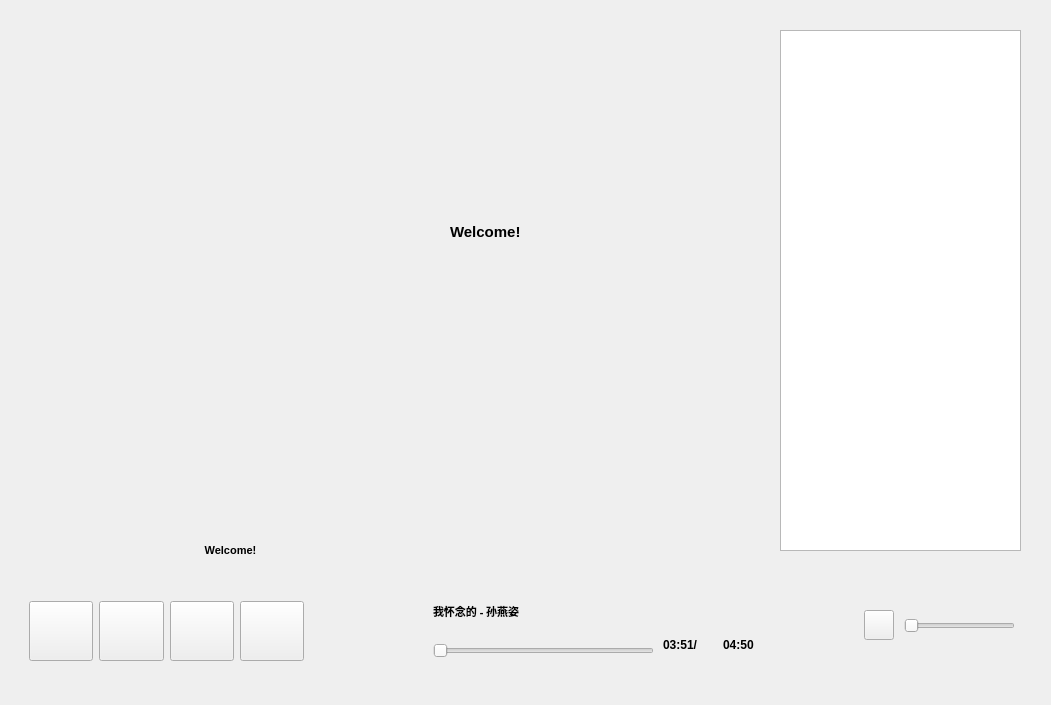
<?xml version="1.0" encoding="UTF-8"?>
<ui version="4.0">
 <class>Widget</class>
 <widget class="QWidget" name="Widget">
  <property name="geometry">
   <rect>
    <x>0</x>
    <y>0</y>
    <width>1051</width>
    <height>705</height>
   </rect>
  </property>
  <property name="windowTitle">
   <string>Widget</string>
  </property>
  <widget class="QLabel" name="currentLyric">
   <property name="geometry">
    <rect>
     <x>20</x>
     <y>530</y>
     <width>421</width>
     <height>41</height>
    </rect>
   </property>
   <property name="font">
    <font>
     <pointsize>8</pointsize>
     <weight>75</weight>
     <bold>true</bold>
    </font>
   </property>
   <property name="text">
    <string>Welcome!</string>
   </property>
   <property name="alignment">
    <set>Qt::AlignCenter</set>
   </property>
  </widget>
  <widget class="QWidget" name="layoutWidget">
   <property name="geometry">
    <rect>
     <x>20</x>
     <y>580</y>
     <width>1015</width>
     <height>103</height>
    </rect>
   </property>
   <layout class="QHBoxLayout" name="horizontalLayout_3">
    <item>
     <widget class="QWidget" name="widget" native="true">
      <property name="minimumSize">
       <size>
        <width>293</width>
        <height>86</height>
       </size>
      </property>
      <layout class="QHBoxLayout" name="horizontalLayout">
       <item>
        <widget class="QPushButton" name="prevBtn">
         <property name="minimumSize">
          <size>
           <width>60</width>
           <height>60</height>
          </size>
         </property>
         <property name="text">
          <string/>
         </property>
        </widget>
       </item>
       <item>
        <widget class="QPushButton" name="playerBtn">
         <property name="minimumSize">
          <size>
           <width>60</width>
           <height>60</height>
          </size>
         </property>
         <property name="text">
          <string/>
         </property>
        </widget>
       </item>
       <item>
        <widget class="QPushButton" name="nextBtn">
         <property name="minimumSize">
          <size>
           <width>60</width>
           <height>60</height>
          </size>
         </property>
         <property name="text">
          <string/>
         </property>
        </widget>
       </item>
       <item>
        <widget class="QPushButton" name="modeBtn">
         <property name="minimumSize">
          <size>
           <width>60</width>
           <height>60</height>
          </size>
         </property>
         <property name="text">
          <string/>
         </property>
        </widget>
       </item>
      </layout>
     </widget>
    </item>
    <item>
     <spacer name="horizontalSpacer_2">
      <property name="minimumSize">
       <size>
        <width>21</width>
        <height>23</height>
       </size>
      </property>
      <property name="orientation">
       <enum>Qt::Horizontal</enum>
      </property>
      <property name="sizeHint" stdset="0">
       <size>
        <width>18</width>
        <height>20</height>
       </size>
      </property>
     </spacer>
    </item>
    <item>
     <widget class="QWidget" name="widget_2" native="true">
      <property name="minimumSize">
       <size>
        <width>461</width>
        <height>101</height>
       </size>
      </property>
      <widget class="QLabel" name="albumPic">
       <property name="geometry">
        <rect>
         <x>10</x>
         <y>20</y>
         <width>60</width>
         <height>60</height>
        </rect>
       </property>
       <property name="minimumSize">
        <size>
         <width>60</width>
         <height>60</height>
        </size>
       </property>
       <property name="text">
        <string/>
       </property>
      </widget>
      <widget class="QSlider" name="processBar">
       <property name="geometry">
        <rect>
         <x>80</x>
         <y>60</y>
         <width>221</width>
         <height>22</height>
        </rect>
       </property>
       <property name="orientation">
        <enum>Qt::Horizontal</enum>
       </property>
      </widget>
      <widget class="QLabel" name="songName">
       <property name="geometry">
        <rect>
         <x>80</x>
         <y>20</y>
         <width>151</width>
         <height>23</height>
        </rect>
       </property>
       <property name="font">
        <font>
         <family>Microsoft YaHei UI Light</family>
         <pointsize>8</pointsize>
         <weight>75</weight>
         <bold>true</bold>
        </font>
       </property>
       <property name="text">
        <string>我怀念的 - 孙燕姿</string>
       </property>
      </widget>
      <widget class="QLabel" name="currentTime">
       <property name="geometry">
        <rect>
         <x>310</x>
         <y>50</y>
         <width>61</width>
         <height>30</height>
        </rect>
       </property>
       <property name="font">
        <font>
         <weight>75</weight>
         <bold>true</bold>
        </font>
       </property>
       <property name="text">
        <string>03:51/</string>
       </property>
      </widget>
      <widget class="QLabel" name="totalTime">
       <property name="geometry">
        <rect>
         <x>370</x>
         <y>50</y>
         <width>60</width>
         <height>30</height>
        </rect>
       </property>
       <property name="font">
        <font>
         <weight>75</weight>
         <bold>true</bold>
        </font>
       </property>
       <property name="text">
        <string>04:50</string>
       </property>
      </widget>
     </widget>
    </item>
    <item>
     <spacer name="horizontalSpacer_3">
      <property name="minimumSize">
       <size>
        <width>21</width>
        <height>23</height>
       </size>
      </property>
      <property name="orientation">
       <enum>Qt::Horizontal</enum>
      </property>
      <property name="sizeHint" stdset="0">
       <size>
        <width>18</width>
        <height>20</height>
       </size>
      </property>
     </spacer>
    </item>
    <item>
     <widget class="QWidget" name="widget_3" native="true">
      <property name="minimumSize">
       <size>
        <width>181</width>
        <height>80</height>
       </size>
      </property>
      <widget class="QSlider" name="soundBar">
       <property name="geometry">
        <rect>
         <x>50</x>
         <y>35</y>
         <width>111</width>
         <height>22</height>
        </rect>
       </property>
       <property name="orientation">
        <enum>Qt::Horizontal</enum>
       </property>
      </widget>
      <widget class="QPushButton" name="soundBtn">
       <property name="geometry">
        <rect>
         <x>10</x>
         <y>30</y>
         <width>30</width>
         <height>30</height>
        </rect>
       </property>
       <property name="text">
        <string/>
       </property>
      </widget>
     </widget>
    </item>
   </layout>
  </widget>
  <widget class="QListWidget" name="musicList">
   <property name="geometry">
    <rect>
     <x>780</x>
     <y>30</y>
     <width>241</width>
     <height>521</height>
    </rect>
   </property>
   <property name="sizePolicy">
    <sizepolicy hsizetype="Preferred" vsizetype="Preferred">
     <horstretch>0</horstretch>
     <verstretch>0</verstretch>
    </sizepolicy>
   </property>
   <property name="minimumSize">
    <size>
     <width>200</width>
     <height>150</height>
    </size>
   </property>
  </widget>
  <widget class="RotateWidget" name="PostWidget" native="true">
   <property name="geometry">
    <rect>
     <x>80</x>
     <y>140</y>
     <width>300</width>
     <height>300</height>
    </rect>
   </property>
   <property name="sizePolicy">
    <sizepolicy hsizetype="Fixed" vsizetype="Fixed">
     <horstretch>0</horstretch>
     <verstretch>0</verstretch>
    </sizepolicy>
   </property>
   <property name="minimumSize">
    <size>
     <width>300</width>
     <height>300</height>
    </size>
   </property>
  </widget>
  <widget class="QWidget" name="widget_4" native="true">
   <property name="geometry">
    <rect>
     <x>450</x>
     <y>100</y>
     <width>276</width>
     <height>370</height>
    </rect>
   </property>
   <layout class="QVBoxLayout" name="verticalLayout">
    <item>
     <widget class="QLabel" name="lyricLabel_1">
      <property name="minimumSize">
       <size>
        <width>200</width>
        <height>40</height>
       </size>
      </property>
      <property name="text">
       <string/>
      </property>
      <property name="alignment">
       <set>Qt::AlignLeading|Qt::AlignLeft|Qt::AlignVCenter</set>
      </property>
      <property name="wordWrap">
       <bool>true</bool>
      </property>
     </widget>
    </item>
    <item>
     <widget class="QLabel" name="lyricLabel_2">
      <property name="minimumSize">
       <size>
        <width>200</width>
        <height>40</height>
       </size>
      </property>
      <property name="text">
       <string/>
      </property>
      <property name="alignment">
       <set>Qt::AlignLeading|Qt::AlignLeft|Qt::AlignVCenter</set>
      </property>
      <property name="wordWrap">
       <bool>true</bool>
      </property>
     </widget>
    </item>
    <item>
     <widget class="QLabel" name="lyricLabel_3">
      <property name="minimumSize">
       <size>
        <width>250</width>
        <height>50</height>
       </size>
      </property>
      <property name="font">
       <font>
        <pointsize>11</pointsize>
        <weight>75</weight>
        <bold>true</bold>
        <underline>false</underline>
       </font>
      </property>
      <property name="text">
       <string>Welcome!</string>
      </property>
      <property name="alignment">
       <set>Qt::AlignLeading|Qt::AlignLeft|Qt::AlignVCenter</set>
      </property>
      <property name="wordWrap">
       <bool>true</bool>
      </property>
     </widget>
    </item>
    <item>
     <widget class="QLabel" name="lyricLabel_4">
      <property name="minimumSize">
       <size>
        <width>200</width>
        <height>40</height>
       </size>
      </property>
      <property name="text">
       <string/>
      </property>
      <property name="alignment">
       <set>Qt::AlignLeading|Qt::AlignLeft|Qt::AlignVCenter</set>
      </property>
      <property name="wordWrap">
       <bool>true</bool>
      </property>
     </widget>
    </item>
    <item>
     <widget class="QLabel" name="lyricLabel_5">
      <property name="minimumSize">
       <size>
        <width>200</width>
        <height>40</height>
       </size>
      </property>
      <property name="text">
       <string/>
      </property>
      <property name="alignment">
       <set>Qt::AlignLeading|Qt::AlignLeft|Qt::AlignVCenter</set>
      </property>
      <property name="wordWrap">
       <bool>true</bool>
      </property>
     </widget>
    </item>
    <item>
     <widget class="QLabel" name="lyricLabel_6">
      <property name="minimumSize">
       <size>
        <width>200</width>
        <height>40</height>
       </size>
      </property>
      <property name="text">
       <string/>
      </property>
      <property name="alignment">
       <set>Qt::AlignLeading|Qt::AlignLeft|Qt::AlignVCenter</set>
      </property>
      <property name="wordWrap">
       <bool>true</bool>
      </property>
     </widget>
    </item>
    <item>
     <widget class="QLabel" name="lyricLabel_7">
      <property name="minimumSize">
       <size>
        <width>200</width>
        <height>40</height>
       </size>
      </property>
      <property name="text">
       <string/>
      </property>
      <property name="alignment">
       <set>Qt::AlignLeading|Qt::AlignLeft|Qt::AlignVCenter</set>
      </property>
      <property name="wordWrap">
       <bool>true</bool>
      </property>
     </widget>
    </item>
   </layout>
  </widget>
 </widget>
 <customwidgets>
  <customwidget>
   <class>RotateWidget</class>
   <extends>QWidget</extends>
   <header location="global">rotatewidget.h</header>
   <container>1</container>
  </customwidget>
 </customwidgets>
 <resources/>
 <connections/>
</ui>
